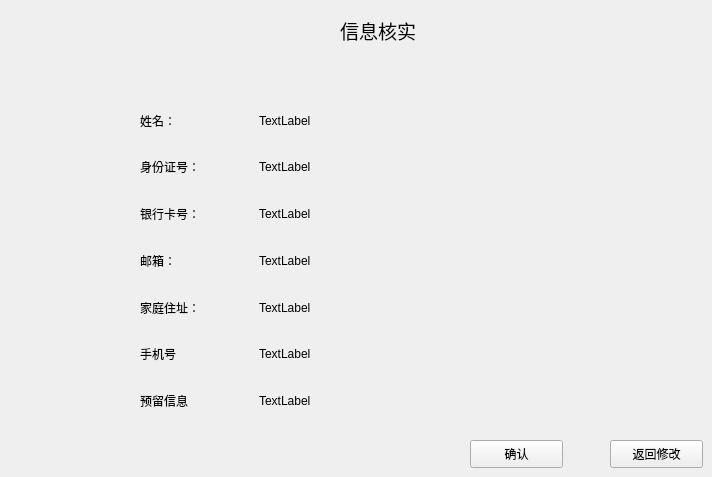
    <widget class="QWidget" name="page_3">
     <widget class="QLabel" name="label_15">
      <property name="geometry">
       <rect>
        <x>340</x>
        <y>10</y>
        <width>91</width>
        <height>41</height>
       </rect>
      </property>
      <property name="text">
       <string>&lt;html&gt;&lt;head/&gt;&lt;body&gt;&lt;p&gt;&lt;span style=&quot; font-size:14pt;&quot;&gt;信息核实&lt;/span&gt;&lt;/p&gt;&lt;/body&gt;&lt;/html&gt;</string>
      </property>
     </widget>
     <widget class="QWidget" name="verticalLayoutWidget_2">
      <property name="geometry">
       <rect>
        <x>259</x>
        <y>100</y>
        <width>381</width>
        <height>321</height>
       </rect>
      </property>
      <layout class="QVBoxLayout" name="verticalLayout_2">
       <item>
        <widget class="QLabel" name="label_22">
         <property name="text">
          <string>TextLabel</string>
         </property>
        </widget>
       </item>
       <item>
        <widget class="QLabel" name="label_21">
         <property name="text">
          <string>TextLabel</string>
         </property>
        </widget>
       </item>
       <item>
        <widget class="QLabel" name="label_23">
         <property name="text">
          <string>TextLabel</string>
         </property>
        </widget>
       </item>
       <item>
        <widget class="QLabel" name="label_24">
         <property name="text">
          <string>TextLabel</string>
         </property>
        </widget>
       </item>
       <item>
        <widget class="QLabel" name="label_25">
         <property name="text">
          <string>TextLabel</string>
         </property>
        </widget>
       </item>
       <item>
        <widget class="QLabel" name="label_28">
         <property name="text">
          <string>TextLabel</string>
         </property>
        </widget>
       </item>
       <item>
        <widget class="QLabel" name="label_29">
         <property name="text">
          <string>TextLabel</string>
         </property>
        </widget>
       </item>
      </layout>
     </widget>
     <widget class="QWidget" name="verticalLayoutWidget_3">
      <property name="geometry">
       <rect>
        <x>140</x>
        <y>100</y>
        <width>91</width>
        <height>321</height>
       </rect>
      </property>
      <layout class="QVBoxLayout" name="verticalLayout_3">
       <item>
        <widget class="QLabel" name="label_19">
         <property name="text">
          <string>姓名：</string>
         </property>
        </widget>
       </item>
       <item>
        <widget class="QLabel" name="label_18">
         <property name="text">
          <string>身份证号：</string>
         </property>
        </widget>
       </item>
       <item>
        <widget class="QLabel" name="label_17">
         <property name="text">
          <string>银行卡号：</string>
         </property>
        </widget>
       </item>
       <item>
        <widget class="QLabel" name="label_16">
         <property name="text">
          <string>邮箱：</string>
         </property>
        </widget>
       </item>
       <item>
        <widget class="QLabel" name="label_20">
         <property name="text">
          <string>家庭住址：</string>
         </property>
        </widget>
       </item>
       <item>
        <widget class="QLabel" name="label_26">
         <property name="text">
          <string>手机号</string>
         </property>
        </widget>
       </item>
       <item>
        <widget class="QLabel" name="label_27">
         <property name="text">
          <string>预留信息</string>
         </property>
        </widget>
       </item>
      </layout>
     </widget>
     <widget class="QPushButton" name="pushButton_3">
      <property name="geometry">
       <rect>
        <x>470</x>
        <y>440</y>
        <width>93</width>
        <height>28</height>
       </rect>
      </property>
      <property name="text">
       <string>确认</string>
      </property>
     </widget>
     <widget class="QPushButton" name="pushButton_4">
      <property name="geometry">
       <rect>
        <x>610</x>
        <y>440</y>
        <width>93</width>
        <height>28</height>
       </rect>
      </property>
      <property name="text">
       <string>返回修改</string>
      </property>
     </widget>
    </widget>
